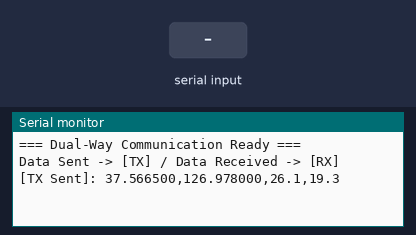
The sketch below on a simulated ESP32. On the bench: the last lines printed to the serial monitor. The test bench sets the inputs (shaded band). Random numbers use the default seed unless the sketch sets one.

Above: at 1.2 s.
1.3 s: "1\n" received over the second serial link
At 1.9 s:
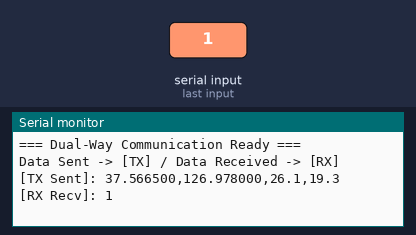
2.8 s: "0\n" received over the second serial link
At 2.96 s:
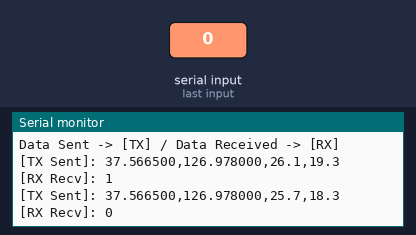
4.3 s: "2\n" received over the second serial link
At 4.9 s:
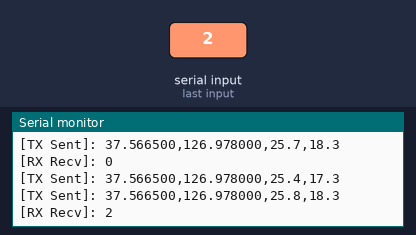
Timing chart, 0 to 7.3 s (numbered marks = the images above; inputs shaded):
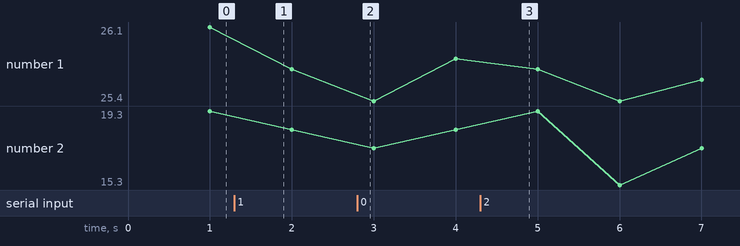

The sketch:

HC12_SAT.ino
```cpp
#include <HardwareSerial.h>

// --- 핀 번호 정의 (PCB 고정: 16, 17) ---
// 만약 통신이 안 되면 16, 17 숫자를 서로 바꿔보세요 (Swap Test)
#define HC12_RX_PIN 16 // ESP32가 받는 핀 (HC-12의 TX와 연결)
#define HC12_TX_PIN 17 // ESP32가 보내는 핀 (HC-12의 RX와 연결)

// HC-12용 시리얼 객체 생성 (UART 1번 사용)
HardwareSerial HC12(1);

// 비동기 딜레이를 위한 타이머 변수
unsigned long last_send_time = 0;
const long interval = 1000; // 1초 간격 전송

void setup() {
  Serial.begin(115200);      // PC 시리얼 모니터 (빠르게)

  // HC-12 통신 시작
  // ESP32는 핀 매핑이 자유로우므로 begin()에서 핀을 지정합니다.
  HC12.begin(9600, SERIAL_8N1, HC12_RX_PIN, HC12_TX_PIN);

  Serial.println(F("=== Dual-Way Communication Ready ==="));
  Serial.println(F("Data Sent -> [TX] / Data Received -> [RX]"));
}

void loop() {
  // ==========================================
  // 1. 수신 모드 (항상 귀를 열고 있음)
  // ==========================================
  if (HC12.available()) {
      // 데이터가 들어오면 '\n' (줄바꿈)이 나올 때까지 읽음
      String receivedData = HC12.readStringUntil('\n');

      // 수신된 데이터 출력 (구분을 위해 [RX] 태그 추가)
      Serial.print(F("[RX Recv]: "));
      Serial.println(receivedData);
  }

  // ==========================================
  // 2. 송신 모드 (1초마다 한 번씩 실행)
  // ==========================================
  unsigned long current_time = millis();

  if (current_time - last_send_time >= interval) {
      last_send_time = current_time; // 시간 갱신

      // --- 임시 센서 데이터 생성 (테스트용) ---
      // 실제 센서 연결 시 이 부분을 실제 값(gps.lat 등)으로 교체
      float temperature = 25.4 + random(0, 10) / 10.0; // 약간의 변화를 줌
      float altitude = 15.3 + random(0, 5);
      double latitude = 37.5665;
      double longitude = 126.9780;

      // --- 데이터 패킷 조립 (CSV 포맷) ---
      String packet = "";
      packet += String(latitude, 6) + ",";
      packet += String(longitude, 6) + ",";
      packet += String(temperature, 1) + ",";
      packet += String(altitude, 1);

      // --- 전송 (반드시 println 사용) ---
      HC12.println(packet);

      // 내가 보낸 데이터 확인용 출력 ([TX] 태그 추가)
      Serial.print(F("[TX Sent]: "));
      Serial.println(packet);
  }
}
```

Measured:
- after the input at 1.3 s, the serial monitor: prints a new line at once (image 1)
- after the input at 2.8 s, the serial monitor: prints a new line at once (image 2)
- after the input at 4.3 s, the serial monitor: prints a new line at once (image 3)
